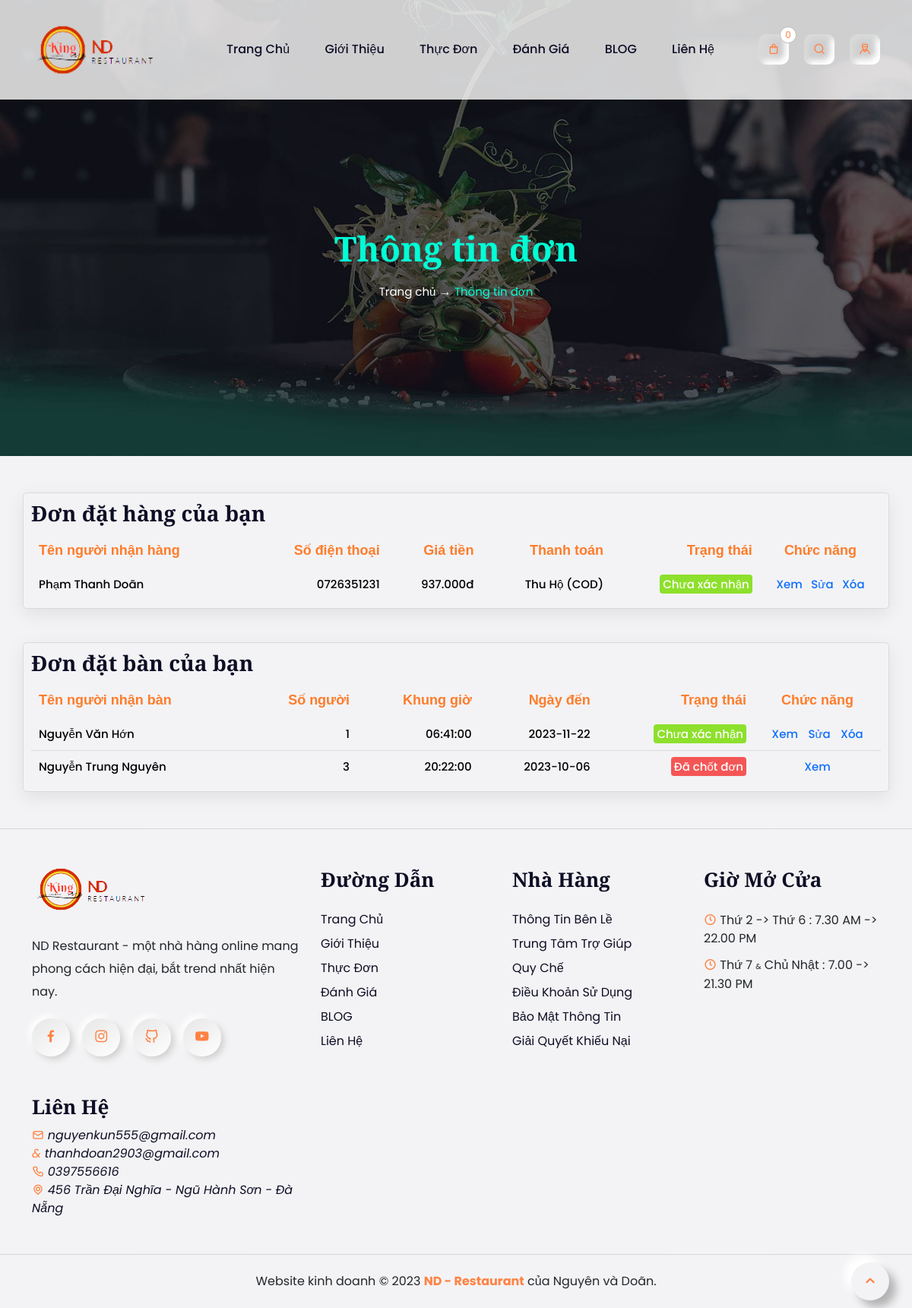
/dashboard/inforBookAndOrder.php (signed in), run on the app's committed database.
### tables this page shows
CREATE TABLE `order_pro` (
  `id` int(100) NOT NULL,
  `user_id` int(100) NOT NULL,
  `email` varchar(100) NOT NULL,
  `name` varchar(100) NOT NULL,
  `sdt` varchar(100) NOT NULL,
  `address` varchar(100) NOT NULL,
  `province` varchar(100) NOT NULL,
  `district` varchar(100) NOT NULL,
  `ward` varchar(100) NOT NULL,
  `hour` time NOT NULL,
  `day` date NOT NULL,
  `methodCheck` varchar(100) NOT NULL,
  `total` int(100) NOT NULL,
  `note` varchar(1000) NOT NULL,
  `result` varchar(100) NOT NULL
);

CREATE TABLE `booking` (
  `id` int(100) NOT NULL,
  `user_id` int(100) NOT NULL,
  `name` varchar(100) NOT NULL,
  `sdt` varchar(100) NOT NULL,
  `email` varchar(100) NOT NULL,
  `person` int(100) NOT NULL,
  `numTable` int(100) NOT NULL,
  `hour` time NOT NULL,
  `day` date NOT NULL,
  `note` varchar(1000) NOT NULL,
  `result` varchar(100) NOT NULL
);

### dashboard/inforBookAndOrder.php (the view, shortened to what the rows shown need)
<?php
include '../JDBC/config.php';
?>
<!DOCTYPE html>
<html lang="en">
<head>
    <link rel="stylesheet" href="https://unicons.iconscout.com/release/v4.0.0/css/line.css">
    <link rel="stylesheet" href="../assets/css/bootstrap.min.css">
    <link rel="stylesheet" href="../assets/css/swiper-bundle.min.css">
    <link rel="stylesheet" href="../assets/css/jquery.fancybox.min.css">
    <link rel="stylesheet" href="../CSS/style.css">
</head>
<body class="body-fixed">
    <div id="viewport">
        <div id="js-scroll-content">
            <section class="UserBookingAndOrder mt-5 mb-5">
                <div class="container">
                    <div class="row ShowUBAO">
                        <div class="recentOrders" style="margin-bottom: 20px;">
                            <table>
                                <thead>
                                    <tr>
                                        <td>Tên người nhận hàng</td>
                                        <td>Số điện thoại</td>
                                        <td>Giá tiền</td>
                                        <td>Thanh toán</td>
                                        <td>Trạng thái</td>
                                        <td>Chức năng</td>
                                    </tr>
                                </thead>
                                <tbody>
                                    <tr>
                                        <?php
                                        $select = mysqli_query($conn, "SELECT * FROM `order_pro` ORDER BY id DESC") or die("query_failed");
                                        if (mysqli_num_rows($select) > 0) {
                                            while ($fetch = mysqli_fetch_assoc($select)) {
                                        ?>
                                                <td><?php echo $fetch['name']; ?></td>
                                                <td><?php echo $fetch['sdt']; ?></td>
                                                <td><?php echo number_format($fetch['total'], 0, ",", "."); ?>đ</td>
                                                <td><?php echo $fetch['methodCheck'] ?></td>
                                                <td>
                                                    <?php
                                                    if ($fetch['result'] != "Đã chốt đơn") {
                                                        echo "<span class='span-1'> " . $fetch['result'] . "</span>";
                                                    } else {
                                                        echo "<span class='span-2'> " . $fetch['result'] . "</span>";
                                                    }
                                                    ?> </td>
                                                <td>
                                                    <?php
                                                    if ($fetch['result'] != "Đã chốt đơn") {
                                                        echo "<a href='' title='Ấn vào để xem thông tin'>Xem</a>";
                                                        echo "<a href='' title='Ấn vào để sửa thông tin'>Sửa</a>";
                                                        echo "<a href='inforBookAndOrder.php?removeOrder=". $fetch['id'] ."' title='Ấn vào để xóa'>Xóa</a>";
                                                    } else {
                                                        echo "<a href='' title='Ấn vào để sửa thông tin'>Xem</a>";
                                                    }
                                                    ?>
                                                </td>
                                    </tr>
                            <?php
                                            }
                                        }
                            ?>
                                </tbody>
                            </table>
                        </div>
                        <div class="recentOrders mt-4">
                            <table>
                                <thead>
                                    <tr>
                                        <td>Tên người nhận bàn</td>
                                        <td>Số người</td>
                                        <td>Khung giờ</td>
                                        <td>Ngày đến</td>
                                        <td>Trạng thái</td>
                                        <td>Chức năng</td>
                                    </tr>
                                </thead>
                                <tbody>
                                    <tr>
                                        <?php
                                        $select = mysqli_query($conn, "SELECT * FROM `booking` ORDER BY id DESC") or die("query_failed");
                                        if (mysqli_num_rows($select) > 0) {
                                            while ($fetch = mysqli_fetch_assoc($select)) {
                                        ?>
                                                <td><?php echo $fetch['name']; ?></td>
                                                <td><?php echo $fetch['person']; ?></td>
                                                <td><?php echo $fetch['hour']; ?></td>
                                                <td><?php echo $fetch['day']; ?></td>
                                                <td>
                                                    <?php
                                                    if ($fetch['result'] != "Đã chốt đơn") {
                                                        echo "<span class='span-1'> " . $fetch['result'] . "</span>";
                                                    } else {
                                                        echo "<span class='span-2'> " . $fetch['result'] . "</span>";
                                                    }
                                                    ?>
                                                </td>
                                                <td>
                                                    <?php
                                                    if ($fetch['result'] != "Đã chốt đơn") {
                                                        echo "<a href='' title='Ấn vào để xem thông tin'>Xem</a>";
                                                        echo "<a href='' title='Ấn vào để sửa thông tin'>Sửa</a>";
                                                        echo "<a href='inforBookAndOrder.php?removeBook=". $fetch['id'] ."' title='Ấn vào để xóa'>Xóa</a>";
                                                    } else {
                                                        echo "<a href='' title='Ấn vào để sửa thông tin'>Xem</a>";
                                                    }
                                                    ?>
                                                </td>
                                    </tr>
                            <?php
                                            }
                                        }
                            ?>
                                </tbody>
                            </table>
                        </div>
                    </div>
                </div>
            </section>
        </div>
    </div>
</body>
</html>

### data on the page
order_pro: name "Phạm Thanh Doãn", sdt "0726351231", total "937.000", methodCheck "Thu Hộ (COD)", result "Chưa xác nhận"
booking: name "Nguyễn Văn Hớn", person "1", hour "06:41:00", day "2023-11-22", result "Chưa xác nhận"
booking: name "Nguyễn Trung Nguyên", person "3", hour "20:22:00", day "2023-10-06", result "Đã chốt đơn", shows "Xem"

### other printed values
mysqli_num_rows($select) "0"
